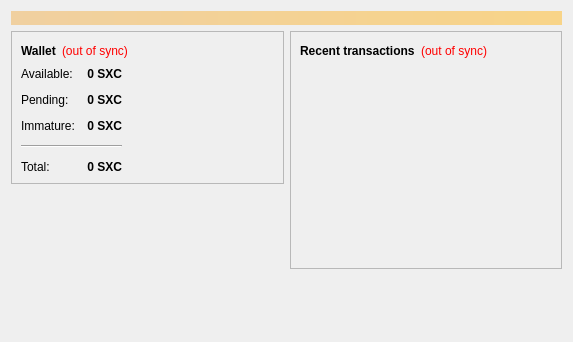
<?xml version="1.0" encoding="UTF-8"?>
<ui version="4.0">
 <class>OverviewPage</class>
 <widget class="QWidget" name="OverviewPage">
  <property name="geometry">
   <rect>
    <x>0</x>
    <y>0</y>
    <width>573</width>
    <height>342</height>
   </rect>
  </property>
  <property name="windowTitle">
   <string>Form</string>
  </property>
  <layout class="QVBoxLayout" name="topLayout">
   <item>
    <widget class="QLabel" name="labelAlerts">
     <property name="visible">
      <bool>false</bool>
     </property>
     <property name="styleSheet">
      <string notr="true">background-color: qlineargradient(x1: 0, y1: 0, x2: 1, y2: 0, stop:0 #F0D0A0, stop:1 #F8D488); color:#000000;</string>
     </property>
     <property name="wordWrap">
      <bool>true</bool>
     </property>
     <property name="margin">
      <number>3</number>
     </property>
    </widget>
   </item>
   <item>
    <layout class="QHBoxLayout" name="horizontalLayout" stretch="1,1">
     <item>
      <layout class="QVBoxLayout" name="verticalLayout_2">
       <item>
        <widget class="QFrame" name="frame">
         <property name="frameShape">
          <enum>QFrame::StyledPanel</enum>
         </property>
         <property name="frameShadow">
          <enum>QFrame::Raised</enum>
         </property>
         <layout class="QVBoxLayout" name="verticalLayout_4">
          <item>
           <layout class="QHBoxLayout" name="horizontalLayout_4">
            <item>
             <widget class="QLabel" name="label_5">
              <property name="font">
               <font>
                <weight>75</weight>
                <bold>true</bold>
               </font>
              </property>
              <property name="text">
               <string>Wallet</string>
              </property>
             </widget>
            </item>
            <item>
             <widget class="QLabel" name="labelWalletStatus">
              <property name="toolTip">
               <string>The displayed information may be out of date. Your wallet automatically synchronizes with the Sexcoin network after a connection is established, but this process has not completed yet.</string>
              </property>
              <property name="styleSheet">
               <string notr="true">QLabel { color: red; }</string>
              </property>
              <property name="text">
               <string notr="true">(out of sync)</string>
              </property>
              <property name="alignment">
               <set>Qt::AlignLeading|Qt::AlignLeft|Qt::AlignVCenter</set>
              </property>
             </widget>
            </item>
            <item>
             <spacer name="horizontalSpacer_2">
              <property name="orientation">
               <enum>Qt::Horizontal</enum>
              </property>
              <property name="sizeHint" stdset="0">
               <size>
                <width>40</width>
                <height>20</height>
               </size>
              </property>
             </spacer>
            </item>
           </layout>
          </item>
          <item>
          <layout class="QHBoxLayout" name="horizontalLayout_3">
           <item>
           <layout class="QFormLayout" name="formLayout_2">
            <property name="fieldGrowthPolicy">
             <enum>QFormLayout::AllNonFixedFieldsGrow</enum>
            </property>
            <property name="horizontalSpacing">
             <number>12</number>
            </property>
            <property name="verticalSpacing">
             <number>12</number>
            </property>
            <item row="0" column="0">
             <widget class="QLabel" name="label">
              <property name="text">
               <string>Available:</string>
              </property>
             </widget>
            </item>
            <item row="0" column="1">
             <widget class="QLabel" name="labelBalance">
              <property name="font">
               <font>
                <weight>75</weight>
                <bold>true</bold>
               </font>
              </property>
              <property name="cursor">
               <cursorShape>IBeamCursor</cursorShape>
              </property>
              <property name="toolTip">
               <string>Your current spendable balance</string>
              </property>
              <property name="text">
               <string notr="true">0 SXC</string>
              </property>
              <property name="alignment">
               <set>Qt::AlignRight|Qt::AlignTrailing|Qt::AlignVCenter</set>
              </property>
              <property name="textInteractionFlags">
               <set>Qt::LinksAccessibleByMouse|Qt::TextSelectableByKeyboard|Qt::TextSelectableByMouse</set>
              </property>
             </widget>
            </item>
            <item row="1" column="0">
             <widget class="QLabel" name="label_3">
              <property name="text">
               <string>Pending:</string>
              </property>
             </widget>
            </item>
            <item row="1" column="1">
             <widget class="QLabel" name="labelUnconfirmed">
              <property name="font">
               <font>
                <weight>75</weight>
                <bold>true</bold>
               </font>
              </property>
              <property name="cursor">
               <cursorShape>IBeamCursor</cursorShape>
              </property>
              <property name="toolTip">
               <string>Total of transactions that have yet to be confirmed, and do not yet count toward the spendable balance</string>
              </property>
              <property name="text">
               <string notr="true">0 SXC</string>
              </property>
              <property name="alignment">
               <set>Qt::AlignRight|Qt::AlignTrailing|Qt::AlignVCenter</set>
              </property>
              <property name="textInteractionFlags">
               <set>Qt::LinksAccessibleByMouse|Qt::TextSelectableByKeyboard|Qt::TextSelectableByMouse</set>
              </property>
             </widget>
            </item>
            <item row="2" column="0">
             <widget class="QLabel" name="labelImmatureText">
              <property name="text">
               <string>Immature:</string>
              </property>
             </widget>
            </item>
            <item row="2" column="1">
             <widget class="QLabel" name="labelImmature">
              <property name="font">
               <font>
                <weight>75</weight>
                <bold>true</bold>
               </font>
              </property>
              <property name="toolTip">
               <string>Mined balance that has not yet matured</string>
              </property>
              <property name="text">
               <string notr="true">0 SXC</string>
              </property>
              <property name="alignment">
               <set>Qt::AlignRight|Qt::AlignTrailing|Qt::AlignVCenter</set>
              </property>
              <property name="textInteractionFlags">
               <set>Qt::LinksAccessibleByMouse|Qt::TextSelectableByKeyboard|Qt::TextSelectableByMouse</set>
              </property>
             </widget>
            </item>
            <item row="4" column="0">
             <widget class="QLabel" name="labelTotalText">
              <property name="text">
               <string>Total:</string>
              </property>
             </widget>
            </item>
            <item row="4" column="1">
             <widget class="QLabel" name="labelTotal">
              <property name="font">
               <font>
                <weight>75</weight>
                <bold>true</bold>
               </font>
              </property>
              <property name="cursor">
               <cursorShape>IBeamCursor</cursorShape>
              </property>
              <property name="toolTip">
               <string>Your current total balance</string>
              </property>
              <property name="text">
               <string notr="true">0 SXC</string>
              </property>
              <property name="alignment">
               <set>Qt::AlignRight|Qt::AlignTrailing|Qt::AlignVCenter</set>
              </property>
              <property name="textInteractionFlags">
               <set>Qt::LinksAccessibleByMouse|Qt::TextSelectableByKeyboard|Qt::TextSelectableByMouse</set>
              </property>
             </widget>
            </item>
            <item row="3" column="0" colspan="2">
             <widget class="Line" name="line">
              <property name="orientation">
               <enum>Qt::Horizontal</enum>
              </property>
             </widget>
            </item>
           </layout>
          </item>
            <item>
             <spacer name="horizontalSpacer_3">
              <property name="orientation">
               <enum>Qt::Horizontal</enum>
              </property>
              <property name="sizeHint" stdset="0">
               <size>
                <width>40</width>
                <height>20</height>
               </size>
              </property>
             </spacer>
            </item>
           </layout>
          </item>
         </layout>
        </widget>
       </item>
       <item>
        <spacer name="verticalSpacer">
         <property name="orientation">
          <enum>Qt::Vertical</enum>
         </property>
         <property name="sizeHint" stdset="0">
          <size>
           <width>20</width>
           <height>40</height>
          </size>
         </property>
        </spacer>
       </item>
      </layout>
     </item>
     <item>
      <layout class="QVBoxLayout" name="verticalLayout_3">
       <item>
        <widget class="QFrame" name="frame_2">
         <property name="frameShape">
          <enum>QFrame::StyledPanel</enum>
         </property>
         <property name="frameShadow">
          <enum>QFrame::Raised</enum>
         </property>
         <layout class="QVBoxLayout" name="verticalLayout">
          <item>
           <layout class="QHBoxLayout" name="horizontalLayout_2">
            <item>
             <widget class="QLabel" name="label_4">
              <property name="text">
               <string>&lt;b&gt;Recent transactions&lt;/b&gt;</string>
              </property>
             </widget>
            </item>
            <item>
             <widget class="QLabel" name="labelTransactionsStatus">
              <property name="toolTip">
               <string>The displayed information may be out of date. Your wallet automatically synchronizes with the Sexcoin network after a connection is established, but this process has not completed yet.</string>
              </property>
              <property name="styleSheet">
               <string notr="true">QLabel { color: red; }</string>
              </property>
              <property name="text">
               <string notr="true">(out of sync)</string>
              </property>
              <property name="alignment">
               <set>Qt::AlignRight|Qt::AlignTrailing|Qt::AlignVCenter</set>
              </property>
             </widget>
            </item>
            <item>
             <spacer name="horizontalSpacer">
              <property name="orientation">
               <enum>Qt::Horizontal</enum>
              </property>
              <property name="sizeHint" stdset="0">
               <size>
                <width>40</width>
                <height>20</height>
               </size>
              </property>
             </spacer>
            </item>
           </layout>
          </item>
          <item>
           <widget class="QListView" name="listTransactions">
            <property name="styleSheet">
             <string notr="true">QListView { background: transparent; }</string>
            </property>
            <property name="frameShape">
             <enum>QFrame::NoFrame</enum>
            </property>
            <property name="verticalScrollBarPolicy">
             <enum>Qt::ScrollBarAlwaysOff</enum>
            </property>
            <property name="horizontalScrollBarPolicy">
             <enum>Qt::ScrollBarAlwaysOff</enum>
            </property>
            <property name="selectionMode">
             <enum>QAbstractItemView::NoSelection</enum>
            </property>
           </widget>
          </item>
         </layout>
        </widget>
       </item>
       <item>
        <spacer name="verticalSpacer_2">
         <property name="orientation">
          <enum>Qt::Vertical</enum>
         </property>
         <property name="sizeHint" stdset="0">
          <size>
           <width>20</width>
           <height>40</height>
          </size>
         </property>
        </spacer>
       </item>
      </layout>
     </item>
    </layout>
   </item>
  </layout>
 </widget>
 <resources/>
 <connections/>
</ui>
